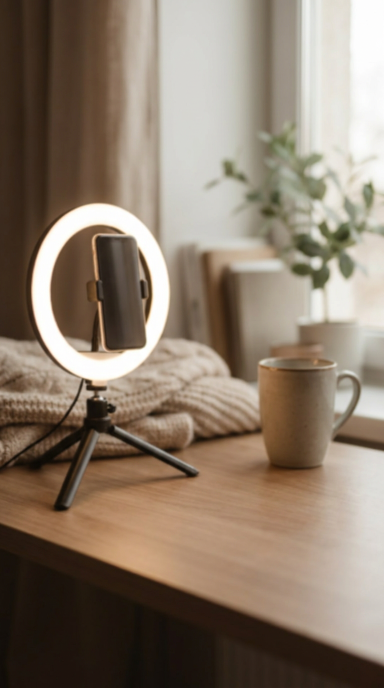
#> input picture posts/bloger/202610191544_slide1.png, 768 x 1376 px (shown at 1/2 size)
$ python -i main.py   (imports and definitions only)
#> lines starting #> are read from the running program, lines starting #| are printed output that depends on the picture
"""Автопилот «Сам решу».

python -m autopilot.main prepare   — подготовить пост дня и прислать в Telegram на проверку
python -m autopilot.main poll      — обработать кнопки и сообщения из Telegram (и опубликовать)
python -m autopilot.main refs      — сгенерировать варианты эталонов Сама и Надо
python -m autopilot.main refresh   — продлить маркер Instagram
python -m autopilot.main stories   — нарисовать сторис для «Актуального» (highlights.yaml)
"""
import hashlib
import json
import os
import shutil
import subprocess
import sys
import time
from datetime import datetime, timezone
from pathlib import Path

import requests
import yaml

from . import cinematic, images, instagram, kinetic, planner, production, render, stories, storage, telegram, text, video, vposter
from .characters import REF_PROMPTS

ROOT = Path(__file__).resolve().parent.parent
STATE = ROOT / "state.json"
POSTS = ROOT / "posts"
REFS = ROOT / "refs"
CANDIDATES = REFS / "candidates"
NAMES = {"sam": "Сам", "nado": "Надо"}


# ---------- состояние и git ----------

# [8 lines left out: function load_state, not called in this run]


def save_state(state: dict):
    STATE.write_text(json.dumps(state, ensure_ascii=False, indent=2), encoding="utf-8")


# [33 lines left out: functions git_sync, public_url, media_url, not called in this run]


def chat(state):
    return os.environ.get("TG_CHAT_ID") or state.get("chat_id")


# ---------- план ----------

def load_plan():
    data = yaml.safe_load((ROOT / "plan.yaml").read_text(encoding="utf-8"))
    return data.get("posts") or data.get("episodes") or []


def next_post(state):
    return next((p for p in load_plan() if p["id"] not in state["done"]), None)


def post_by_id(post_id):
    return next(p for p in load_plan() if p["id"] == post_id)


def load_job(post_id) -> dict:
    return json.loads((POSTS / post_id / "post.json").read_text(encoding="utf-8"))


# [4 lines left out: function save_job, not called in this run]


FORMAT_NAMES = {"reel_scene": "Reels «Сценка»", "reel_pov": "Reels POV", "reel_confess": "Reels «Надо признаётся»",
                "carousel": "Карусель", "reel_text": "Текстовый Reels",
                "reel_chat": "Reels-переписка", "reel_kinetic": "Reels «Кинетический текст»",
                "reel_story": "Reels «Кино»"}
FMT_SHORT = {"reel_chat": "ролик-переписка", "reel_kinetic": "ролик с цифрами", "carousel": "карусель",
             "reel_story": "кино-ролик"}
FRAME_LAYOUT = ("characters in the lower two thirds of the frame with full bodies visible, both clearly visible "
                "and not overlapping; the top quarter of the frame is a plain empty wall (space for captions)")


# ---------- сборка поста ----------

# [177 lines left out: function build_post, not called in this run]


MIN_SCORE = int(os.environ.get("MIN_SCORE") or 9)
MAX_TRIES = int(os.environ.get("CRITIC_TRIES") or 3)


# [568 lines left out: functions _pictures, animate_chat, _drop_files, build_checked, animate_with_veo, assemble and 14 more, not called in this run]


def _soft_bg(data: bytes) -> bytes:
    """Фон для сообщений после диалога: тот же кадр, размытый и чуть светлее — внимание на тексте."""
    import io
    from PIL import Image, ImageEnhance, ImageFilter
    img = render.fit_vertical(data).filter(ImageFilter.GaussianBlur(22))
    img = ImageEnhance.Brightness(img).enhance(1.08)
    out = io.BytesIO()
    img.save(out, "JPEG", quality=90)
    return out.getvalue()


# [6 lines left out: function _to_jpg, not called in this run]


# ---------- сторис для «Актуального» ----------

HIGHLIGHTS = ROOT / "highlights.yaml"
STORY_LAYOUT = ("characters in the lower 60% of the frame; keep the top 35% calm, plain and empty "
                "for a big text block; no text, letters or numbers anywhere except where the scene asks for them")


# [64 lines left out: function cmd_stories, not called in this run]


# ---------- проба визуала ----------

PROBE = [
    ("Мама ночью в родительском чате",
     "Late evening in a modern renovated apartment kitchen. A woman about 42 sits at the table under a warm lamp, "
     "looking at her phone with a tired, worried face; a cup of tea gone cold, school notebooks on the table."),
    ("Закрытая дверь и «не знаю»",
     "View from a dim hallway into a teenager's room through a half-open door: a teenager in an oversized sage hoodie "
     "and baggy jeans sits cross-legged on an unmade bed in a modern teen room wearing big wireless headphones, back to the camera, face not visible, lit by a phone screen; "
     "a school backpack on the floor next to a desk with a gaming PC."),
    ("Разговор без ссоры",
     "A modern bright kitchen-living room at dinner time. A mother about 45 and a teenager in a hoodie sit at the table; the "
     "teenager is seen from behind over the shoulder, face not visible. The mother leans in, smiling gently, listening."),
]


# [432 lines left out: functions cmd_probe, process, session, cmd_poll, handle, fix_by_critic and 6 more, not called in this run]


# [2 lines not run here, left out]

>>> import cv2
>>> picture = cv2.imread('../posts/bloger/202610191544_slide1.png', cv2.IMREAD_GRAYSCALE)
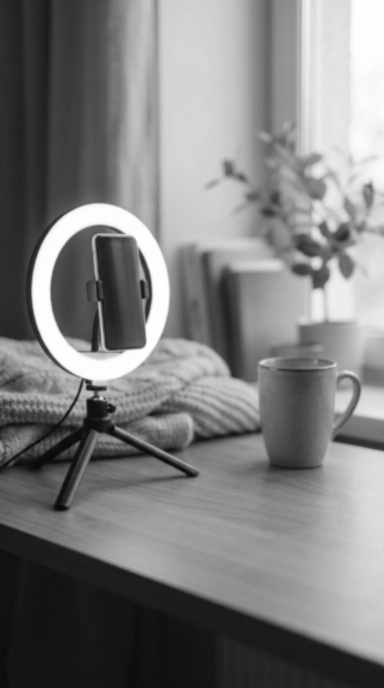
#> picture: shape (1376, 768) (shown at 1/2 size); min 7, max 255, mean 126.1
#> (the run stopped early here; a loop or call above may not have finished)

$ run again, on posts/intro/202610141039_3.jpg
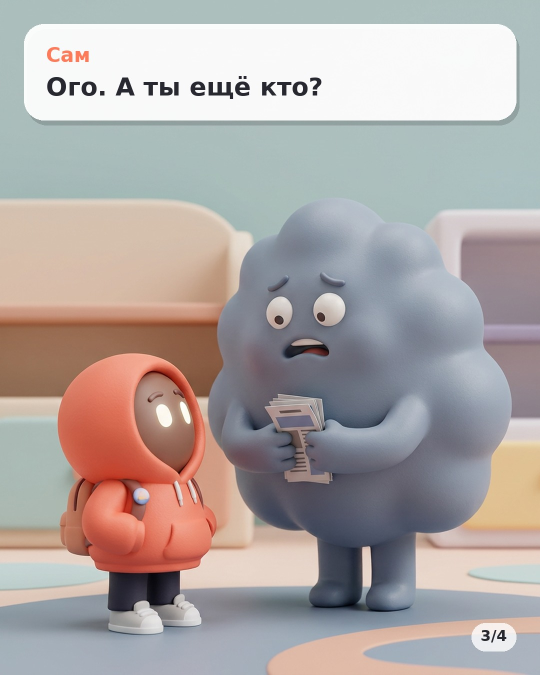
#> input picture posts/intro/202610141039_3.jpg, 1080 x 1350 px (shown at 1/2 size)
#> `picture = cv2.imread('../posts/bloger/202610191544_slide1.png', cv2.IM..`:
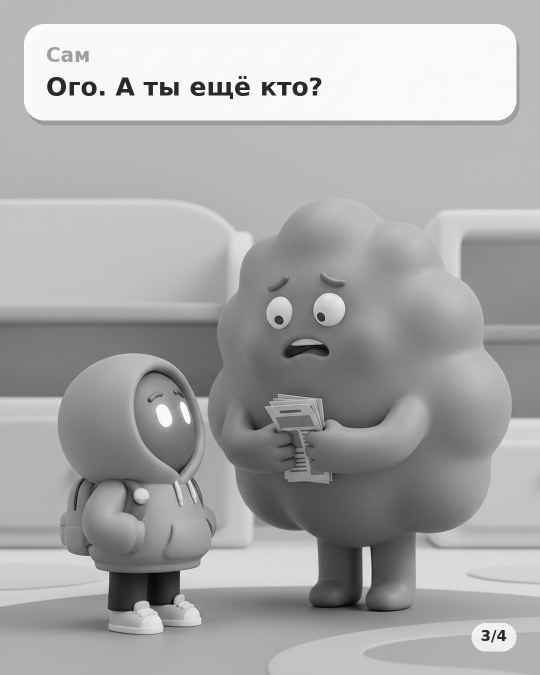
#> picture: shape (1350, 1080) (shown at 1/2 size); min 0, max 255, mean 169.3

$ run again, on posts/kak-rabotaet/202610261715_1.jpg
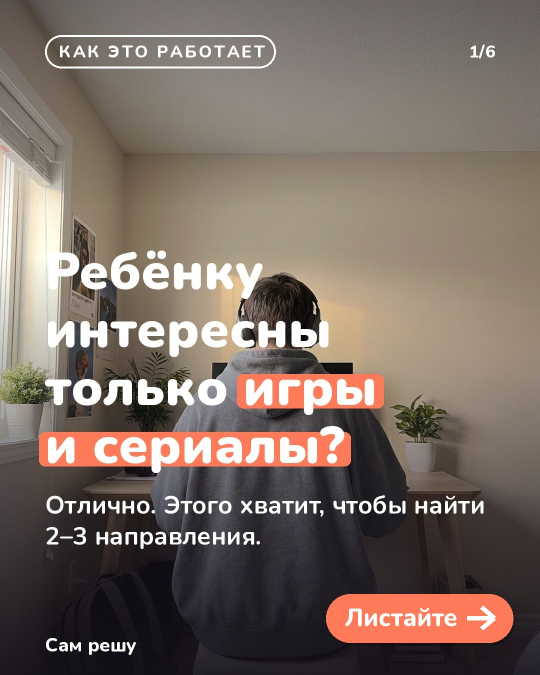
#> input picture posts/kak-rabotaet/202610261715_1.jpg, 1080 x 1350 px (shown at 1/2 size)
#> `picture = cv2.imread('../posts/bloger/202610191544_slide1.png', cv2.IM..`:
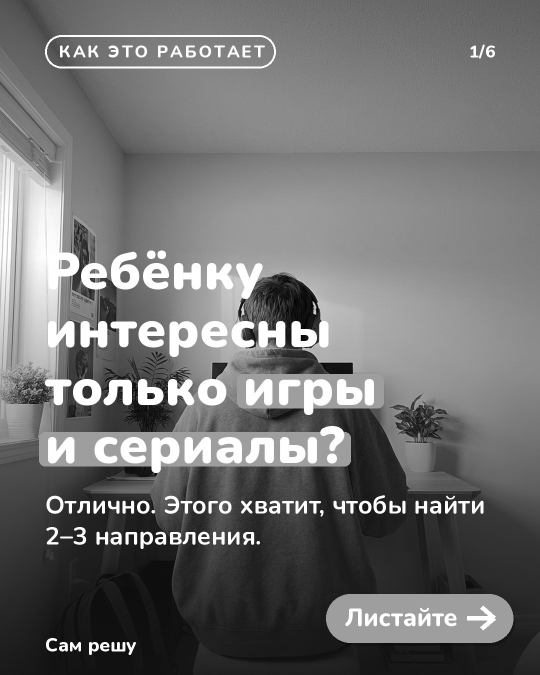
#> picture: shape (1350, 1080) (shown at 1/2 size); min 0, max 255, mean 113.1
